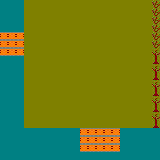

This game map was drawn from its Tiled (.tmx) file and the tilesets committed beside it. A one-line description and the full map source follow:
An orthogonal 20x20 tile map with 8x8 px tiles, 1 tile layer (Capa de Patrones 1).

<map version="1.0" tiledversion="2018.06.01" orientation="orthogonal" renderorder="right-down" width="20" height="20" tilewidth="8" tileheight="8" infinite="0" nextlayerid="2" nextobjectid="1">
 <tileset firstgid="1" name="tiles" tilewidth="8" tileheight="8" tilecount="45" columns="9">
  <image source="../../tiles.png" width="72" height="40" />
 </tileset>
 <layer id="1" name="Capa de Patrones 1" width="20" height="20">
  <data encoding="csv">
16,16,16,2,2,2,2,2,2,2,2,2,2,2,2,2,2,2,2,24,
16,16,16,2,2,2,2,2,2,2,2,2,2,2,2,2,2,2,2,24,
16,16,16,2,2,2,2,2,2,2,2,2,2,2,2,2,2,2,2,24,
16,16,16,2,2,2,2,2,2,2,2,2,2,2,2,2,2,2,2,24,
10,10,10,2,2,2,2,2,2,2,2,2,2,2,2,2,2,2,2,24,
10,10,10,2,2,2,2,2,2,2,2,2,2,2,2,2,2,2,2,24,
10,10,10,2,2,2,2,2,2,2,2,2,2,2,2,2,2,2,2,29,
16,16,16,2,2,2,2,2,2,2,2,2,2,2,2,2,2,2,2,30,
16,16,16,2,2,2,2,2,2,2,2,2,2,2,2,2,2,2,2,29,
16,16,16,2,2,2,2,2,2,2,2,2,2,2,2,2,2,2,2,30,
16,16,16,2,2,2,2,2,2,2,2,2,2,2,2,2,2,2,2,29,
16,16,16,2,2,2,2,2,2,2,2,2,2,2,2,2,2,2,2,30,
16,16,16,2,2,2,2,2,2,2,2,2,2,2,2,2,2,2,2,29,
16,16,16,2,2,2,2,2,2,2,2,2,2,2,2,2,2,2,2,30,
16,16,16,2,2,2,2,2,2,2,2,2,2,2,2,2,2,2,2,29,
16,16,16,2,2,2,2,2,2,2,2,2,2,2,2,2,2,2,2,30,
16,16,16,16,16,16,16,16,16,16,10,10,10,10,10,16,16,16,16,16,
16,16,16,16,16,16,16,16,16,16,10,10,10,10,10,16,16,16,16,16,
16,16,16,16,16,16,16,16,16,16,10,10,10,10,10,16,16,16,16,16,
16,16,16,16,16,16,16,16,16,16,16,16,16,16,16,16,16,16,16,16
</data>
 </layer>
</map>
